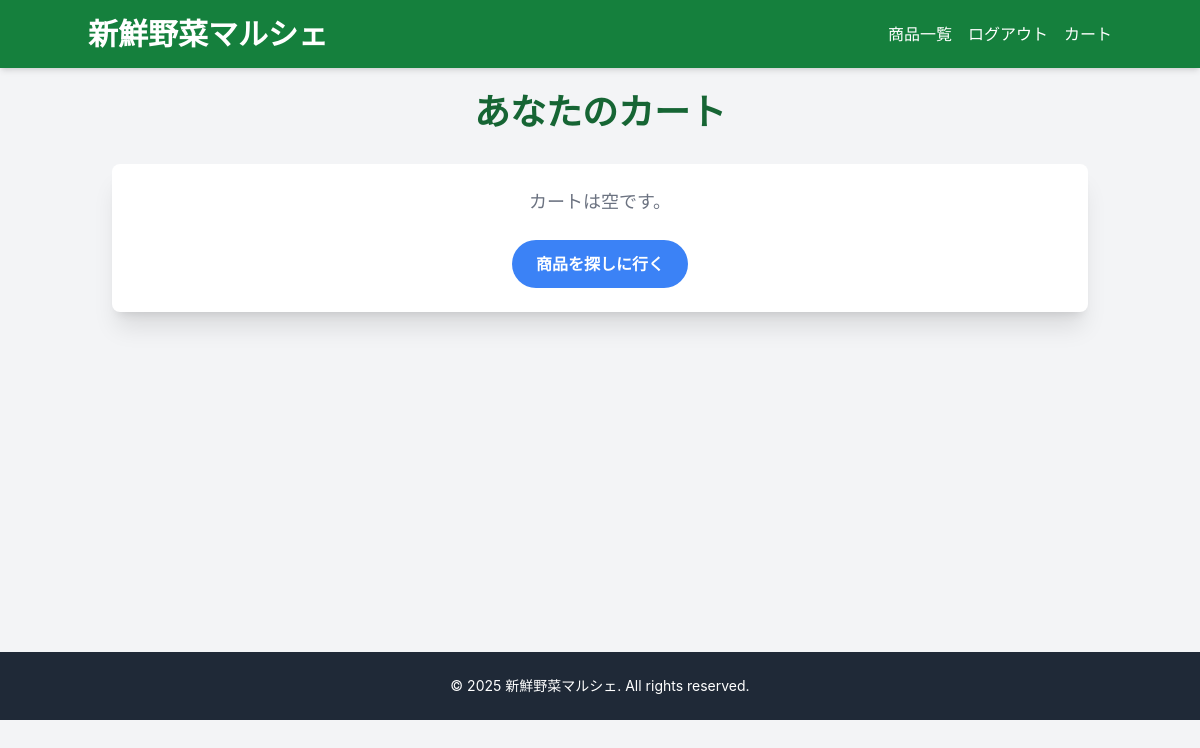
Before: /cart (signed in) with the older database file.
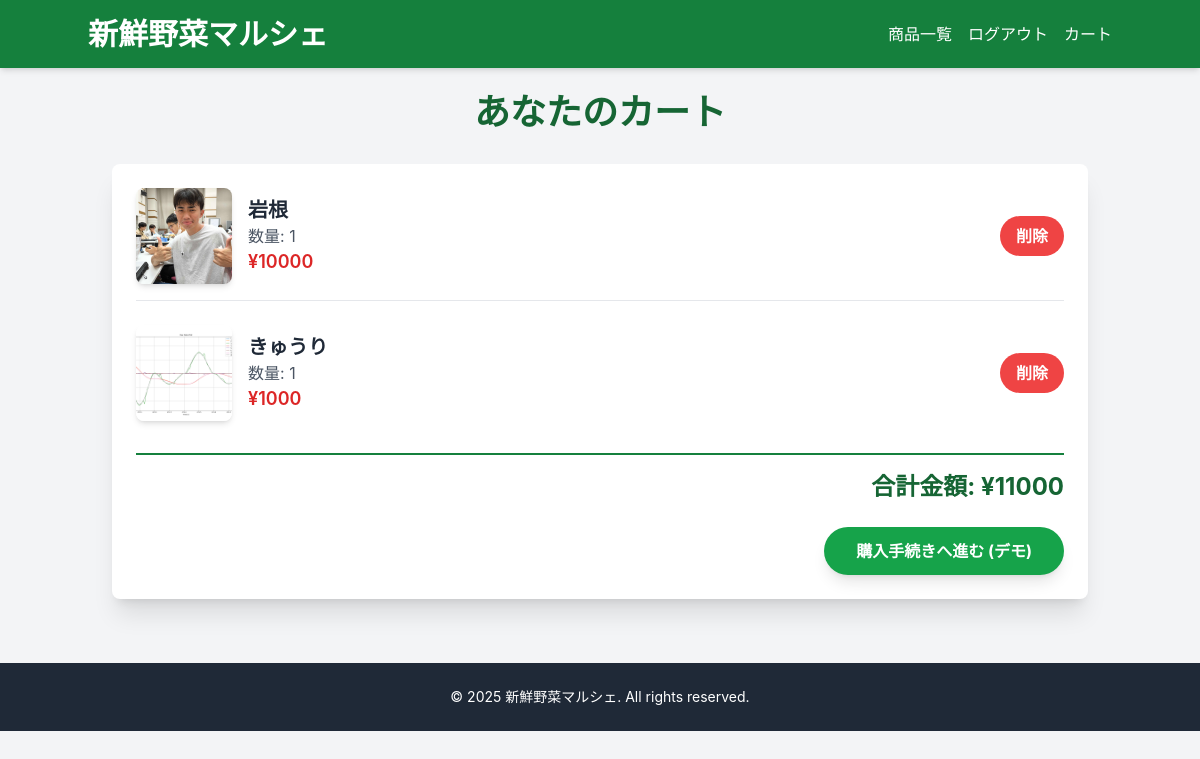
After: the same page with the newer database file.
### server.py (models this page shows)
class CartItem(db.Model):
    id = db.Column(db.Integer, primary_key=True)
    consumer_id = db.Column(db.Integer, db.ForeignKey('consumer.id'), nullable=False)
    product_id = db.Column(db.Integer, db.ForeignKey('product.id'), nullable=False)
    quantity = db.Column(db.Integer, default=1, nullable=False)

class Product(db.Model):
    id = db.Column(db.Integer, primary_key=True)
    name = db.Column(db.String(100), nullable=False)
    price = db.Column(db.Integer, nullable=False)
    description = db.Column(db.String(500), nullable=True)
    image_url = db.Column(db.String(200), nullable=True)
    producer_id = db.Column(db.Integer, db.ForeignKey('producer.id'), nullable=False)
    cart_items = db.relationship('CartItem', backref='product', lazy=True, cascade="all, delete-orphan")

### server.py (the view)
@app.route('/cart')
def view_cart():
    if 'consumer_id' not in session:
        flash('カートを見るにはログインが必要です。', 'warning')
        return redirect(url_for('consumer_login'))
    consumer_id = session['consumer_id']
    cart_items = CartItem.query.filter_by(consumer_id=consumer_id).options(db.joinedload(CartItem.product)).all()
    total_price = sum(item.product.price * item.quantity for item in cart_items)
    return render_template('cart.html', cart_items=cart_items, total_price=total_price)

### templates/cart.html (shortened to what this page needs)
<!DOCTYPE html>
<html lang="ja">
<head>
    <script src="https://cdn.tailwindcss.com"></script>
    <link rel="stylesheet" href="{{ url_for('static', filename='css/style.css') }}">
</head>
<body class="flex flex-col min-h-screen bg-gray-100">
    <header class="bg-green-700 text-white p-4 shadow-md">
        <div class="container mx-auto flex flex-col md:flex-row justify-between items-center">
            <h1 class="text-3xl font-bold mb-2 md:mb-0">
                <a href="/" class="hover:text-green-200 transition duration-300">新鮮野菜マルシェ</a>
            </h1>
            <nav>
                <ul class="flex space-x-4">
                    <li><a href="#" class="hover:text-green-200 transition duration-300">商品一覧</a></li>
                    {% if session.consumer_id %}
                        <li><a href="{{ url_for('consumer_logout') }}" class="hover:text-green-200 transition duration-300">ログアウト</a></li>
                        <li><a href="{{ url_for('view_cart') }}" class="hover:text-green-200 transition duration-300">カート</a></li>
                    {% else %}
                        <li><a href="{{ url_for('consumer_login') }}" class="hover:text-green-200 transition duration-300">サインイン</a></li>
                    {% endif %}
                </ul>
            </nav>
        </div>
    </header>
    <main class="container mx-auto p-6 flex-grow">
        <h2 class="text-4xl font-extrabold text-center text-green-800 mb-8">あなたのカート</h2>
        <div class="bg-white p-6 rounded-lg shadow-xl">
            {% if cart_items %}
                <div class="space-y-6">
                    {% for item in cart_items %}
                    <div class="flex items-center space-x-4 border-b pb-4 last:border-b-0 last:pb-0">
                        <img src="{{ item.product.image_url }}" alt="{{ item.product.name }}" class="w-24 h-24 object-cover rounded-lg shadow-md">
                        <div class="flex-grow">
                            <h3 class="text-xl font-semibold text-gray-800">{{ item.product.name }}</h3>
                            <p class="text-gray-600">数量: {{ item.quantity }}</p>
                            <p class="text-lg text-red-600 font-semibold">¥{{ (item.product.price * item.quantity) | int }}</p>
                        </div>
                        <div>
                            <button class="remove-from-cart-btn bg-red-500 hover:bg-red-600 text-white font-bold py-2 px-4 rounded-full transition duration-300"
                                    data-cart-item-id="{{ item.id }}">
                                削除
                            </button>
                        </div>
                    </div>
                    {% endfor %}
                </div>
                <div class="mt-8 pt-4 border-t-2 border-green-700 text-right">
                    <p class="text-2xl font-bold text-green-800">合計金額: ¥{{ total_price | int }}</p>
                    <button class="bg-green-600 hover:bg-green-700 text-white font-bold py-3 px-8 rounded-full shadow-lg transition duration-300 transform hover:scale-105 mt-6" onclick="alert('この機能はデモです！決済に進む')">
                        購入手続きへ進む (デモ)
                    </button>
                </div>
            {% else %}
                <p class="text-center text-gray-500 text-lg">カートは空です。</p>
                <div class="text-center mt-6">
                    <a href="{{ url_for('index') }}" class="bg-blue-500 hover:bg-blue-600 text-white font-bold py-3 px-6 rounded-full inline-block transition duration-300">
                        商品を探しに行く
                    </a>
                </div>
            {% endif %}
        </div>
    </main>
    <footer class="bg-gray-800 text-white p-6 mt-10">
        <div class="container mx-auto text-center text-sm">
            © 2025 新鮮野菜マルシェ. All rights reserved.
        </div>
    </footer>
</body>
</html>

### static/css/style.css (style rules this page uses)
body { font-family: 'Inter', sans-serif; background-color: #f7fafc; margin: 0; padding-bottom: 80px; }

Changed rows visible on the page:
added CartItem: product.image_url (picture), product.name "岩根", quantity "1"
added Product: (item.product.price*item.quantity)|int "10000"
added CartItem: product.image_url (picture), product.name "きゅうり", quantity "1"
now on this page (row unchanged): Product: (item.product.price*item.quantity)|int "1000"
Other visible differences:
{{ total_price | int }}: (not shown) → "11000"
text no longer shown: "カートは空です。 商品を探しに行く"
text now shown: "合計金額: ¥ 購入手続きへ進む (デモ)"
